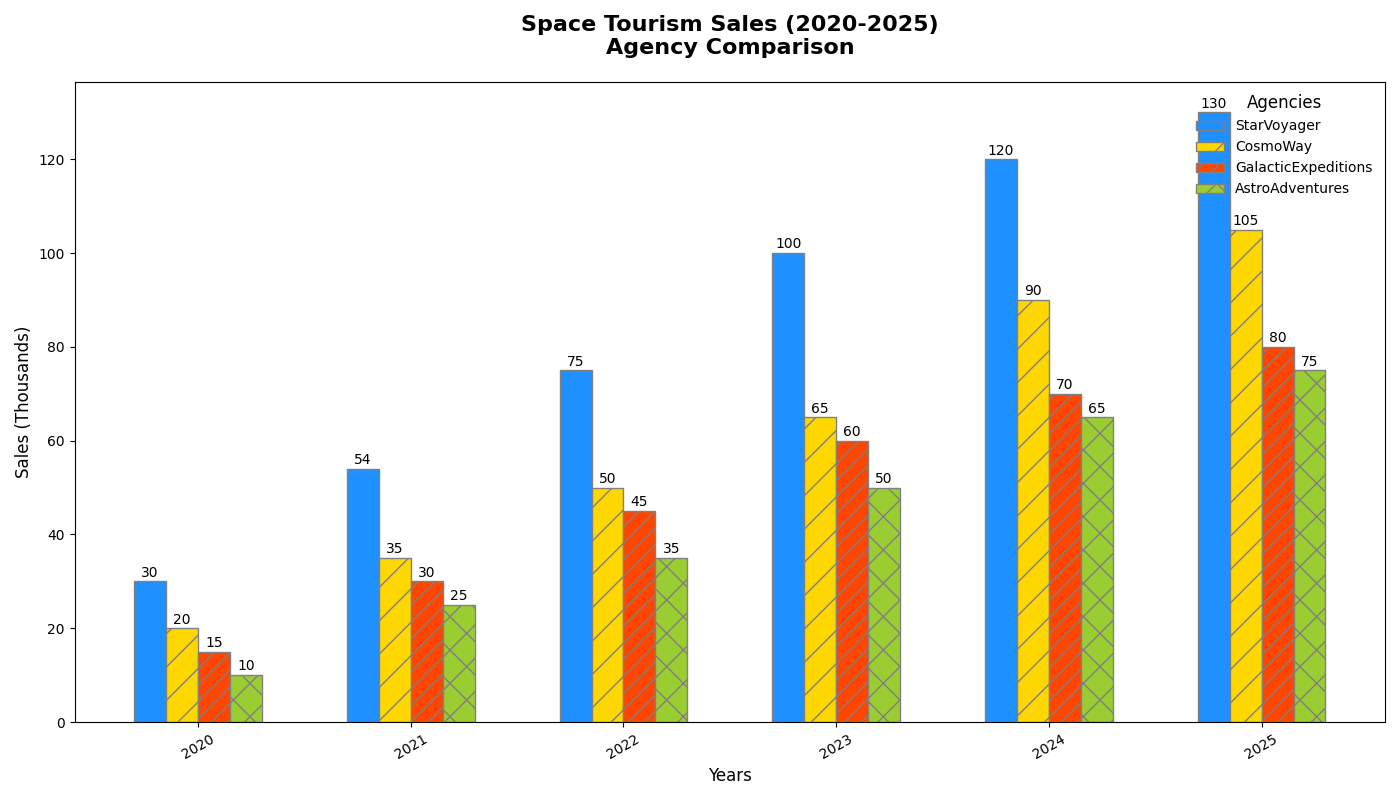

Write Python code to recreate this figure.
import matplotlib.pyplot as plt
import numpy as np

years = ['2020', '2021', '2022', '2023', '2024', '2025']
agencies = ['StarVoyager', 'CosmoWay', 'GalacticExpeditions', 'AstroAdventures']
ticket_sales = [
    [30, 54, 75, 100, 120, 130],  # StarVoyager
    [20, 35, 50, 65, 90, 105],    # CosmoWay
    [15, 30, 45, 60, 70, 80],     # GalacticExpeditions
    [10, 25, 35, 50, 65, 75]      # AstroAdventures
]

fig, ax = plt.subplots(figsize=(14, 8))

bar_width = 0.15
x_pos = np.arange(len(years))

# New colors for each agency
colors = ['#1E90FF', '#FFD700', '#FF4500', '#9ACD32']

bars = []
for i, agency_sales in enumerate(ticket_sales):
    marker_shape = ['o', 's', '^', 'D'][i]  # Different marker shapes
    hatch_style = ['', '/', '//', 'x'][i]   # Different hatch styles
    bars.append(ax.bar(x_pos + i * bar_width, agency_sales, width=bar_width, color=colors[i], edgecolor='gray', label=agencies[i], hatch=hatch_style))

ax.set_title('Space Tourism Sales (2020-2025)\nAgency Comparison', fontsize=16, fontweight='bold', pad=20)
ax.set_xlabel('Years', fontsize=12)
ax.set_ylabel('Sales (Thousands)', fontsize=12)
ax.set_xticks(x_pos + bar_width * 1.5)
ax.set_xticklabels(years, rotation=30)

for bar_group in bars:
    for bar in bar_group:
        height = bar.get_height()
        ax.text(bar.get_x() + bar.get_width() / 2, height + 1, f'{height}', ha='center', fontsize=10)

ax.legend(title='Agencies', loc='upper right', frameon=False, fontsize=10, title_fontsize='12')

ax.grid(False)

plt.tight_layout()

plt.show()
